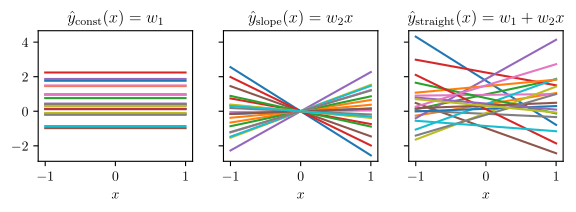

Source code (Python):
import numpy as np
np.random.seed(0)
import matplotlib.pyplot as plt
plt.rcParams['text.usetex'] = True

import argparse
parser = argparse.ArgumentParser()
parser.add_argument('filename', type=str)
args = parser.parse_args()

N = 20
xs = np.array([-1, 1])

fig, axs = plt.subplots(ncols=3, figsize=(4*1.7,1.7), sharey=True)
axs[0].set_title("$\hat{y}_{\\rm const}(x) = w_1$")
axs[1].set_title("$\hat{y}_{\\rm slope}(x) = w_2 x$")
axs[2].set_title("$\hat{y}_{\\rm straight}(x) = w_1 + w_2 x$")

axs[0].set_xlabel('$x$')
axs[1].set_xlabel('$x$')
axs[2].set_xlabel('$x$')

w0s = np.random.randn(N)
w1s = np.random.randn(N)

for i in range(N):
    axs[0].plot(xs, np.ones(2)*w0s[i])
    axs[1].plot(xs, w1s[i]*xs)
    axs[2].plot(xs, w0s[i] + w1s[i]*xs)



fig.savefig(args.filename, bbox_inches='tight')
